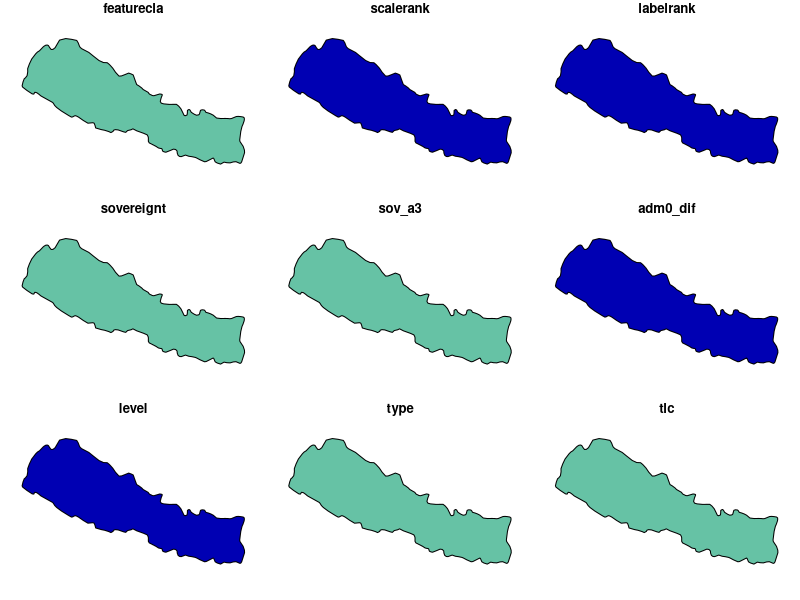

This figure's R source: (Note: this script raises an error after producing the figure.)
library(rnaturalearth)
library(sp)

# get nepal map
spdf_nepal <- ne_countries(country = "Nepal", scale = "medium")
plot(spdf_nepal)

# bbox of nepal
x1 <- spdf_nepal@bbox[1,1]
x2 <- spdf_nepal@bbox[1,2]
y1 <- spdf_nepal@bbox[2,1]
y2 <- spdf_nepal@bbox[2,2]

# create points from bbox
x <- seq(x1,x2,by=0.1)
y <- seq(y1,y2,by=0.1)
point.ls <- expand.grid(x,y,stringsAsFactors = FALSE)
point.ls <- as.list(data.frame(t(point.ls)))
point.ls <- lapply(point.ls, st_point)

# get points and polygon of nepal
pts <- st_sfc(point.ls)
pol <- st_polygon(list(spdf_nepal@polygons[[1]]@Polygons[[1]]@coords))

# find points fall in polygon
pts.i <- pts[st_intersects(pol,pts)[[1]]]

# convert to matrix
pts <- t(sapply(pts.i, c))
colnames(pts) <- c("lon", "lat")
write.csv(pts, file="nepal_points.csv", row.names = FALSE)
